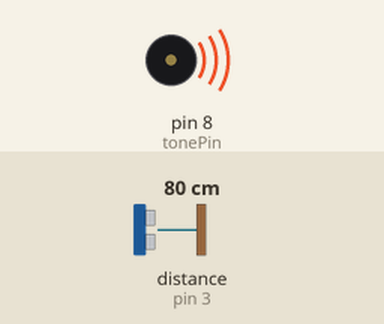
Simulated run of this sketch. Board: Arduino Uno, built with avr-gcc and run on an emulated ATmega328P. Parts: buzzer (waves = sounding). Wiring (inferred from the names in the program): ultrasonic range finder: trigger pin 2; echo pin 3. The inputs (shaded band) are chosen by the test bench; at power-on: distance to the obstacle (sensor on pin 3) 80 cm. The echo pulse lasts 58.3 µs per cm.

Above: at 0.1 s.
Timing chart, 0 to 1.6 s (numbered marks = the images above):
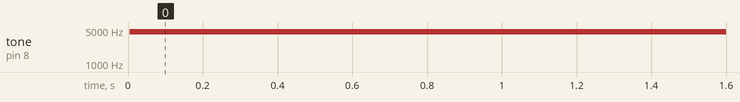

Measured:
- by itself, tone on pin 8 (tonePin): silent → 4646 Hz at 0.01 s

The sketch:

speaker1.ino
```cpp
#include "pitches.h"

const int pingPin  = 2;
const int echoPin  = 3;
const int tonePin  = 8;

void setup() {
  pinMode(pingPin,      OUTPUT);
  pinMode(echoPin,      INPUT);
  pinMode(tonePin,      OUTPUT);
}

// Ping (an 8 cycle sonic burst) is triggered by a short
// 10 microsecond HIGH pulse.  The return value is the
// time in microseconds for the round-trip.
long ping()
{
  // Short LOW pulse beforehand to ensure a clean HIGH pulse:
  digitalWrite(pingPin, LOW);
  delayMicroseconds(2);
  digitalWrite(pingPin, HIGH);
  delayMicroseconds(10);
  digitalWrite(pingPin, LOW);
  return pulseIn(echoPin, HIGH);
}

void process_ping(long usec)
{
  tone(tonePin, usec);
}

void loop()
{
  process_ping(ping());
  delay(30);             // 60ms delay
}
```

pitches.h
```cpp
/*************************************************
 * Public Constants
 *************************************************/

#define NOTE_B0  31
#define NOTE_C1  33
#define NOTE_CS1 35
#define NOTE_D1  37
#define NOTE_DS1 39
#define NOTE_E1  41
#define NOTE_F1  44
#define NOTE_FS1 46
#define NOTE_G1  49
#define NOTE_GS1 52
#define NOTE_A1  55
#define NOTE_AS1 58
#define NOTE_B1  62
#define NOTE_C2  65
#define NOTE_CS2 69
#define NOTE_D2  73
#define NOTE_DS2 78
#define NOTE_E2  82
#define NOTE_F2  87
#define NOTE_FS2 93
#define NOTE_G2  98
#define NOTE_GS2 104
#define NOTE_A2  110
#define NOTE_AS2 117
#define NOTE_B2  123
#define NOTE_C3  131
#define NOTE_CS3 139
#define NOTE_D3  147
#define NOTE_DS3 156
#define NOTE_E3  165
#define NOTE_F3  175
#define NOTE_FS3 185
#define NOTE_G3  196
#define NOTE_GS3 208
#define NOTE_A3  220
#define NOTE_AS3 233
#define NOTE_B3  247
#define NOTE_C4  262
#define NOTE_CS4 277
#define NOTE_D4  294
#define NOTE_DS4 311
#define NOTE_E4  330
#define NOTE_F4  349
#define NOTE_FS4 370
#define NOTE_G4  392
#define NOTE_GS4 415
#define NOTE_A4  440
#define NOTE_AS4 466
#define NOTE_B4  494
#define NOTE_C5  523
#define NOTE_CS5 554
#define NOTE_D5  587
#define NOTE_DS5 622
#define NOTE_E5  659
#define NOTE_F5  698
#define NOTE_FS5 740
#define NOTE_G5  784
#define NOTE_GS5 831
#define NOTE_A5  880
#define NOTE_AS5 932
#define NOTE_B5  988
#define NOTE_C6  1047
#define NOTE_CS6 1109
#define NOTE_D6  1175
#define NOTE_DS6 1245
#define NOTE_E6  1319
#define NOTE_F6  1397
#define NOTE_FS6 1480
#define NOTE_G6  1568
#define NOTE_GS6 1661
#define NOTE_A6  1760
#define NOTE_AS6 1865
#define NOTE_B6  1976
#define NOTE_C7  2093
#define NOTE_CS7 2217
#define NOTE_D7  2349
#define NOTE_DS7 2489
#define NOTE_E7  2637
#define NOTE_F7  2794
#define NOTE_FS7 2960
#define NOTE_G7  3136
#define NOTE_GS7 3322
#define NOTE_A7  3520
#define NOTE_AS7 3729
#define NOTE_B7  3951
#define NOTE_C8  4186
#define NOTE_CS8 4435
#define NOTE_D8  4699
#define NOTE_DS8 4978
```
